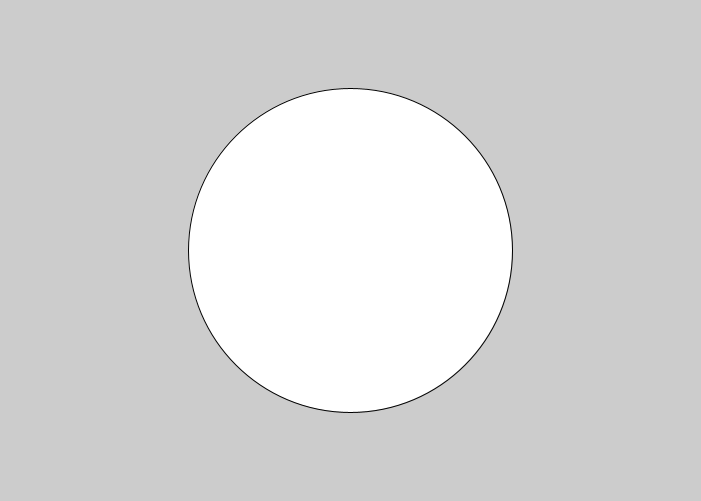
Frame 1 (no input)
Frame 60 (the mouse pressed at the canvas centre just before this capture): blank canvas, image omitted
Frame 120 (the mouse held since frame 60 and released just before this capture): blank canvas, image omitted

The Processing sketch that drew this single still picture (run headless with seeded random() and noise(); from frame 60 on, the mouse is pressed at the canvas centre):

// Processing sketch: class_test
// ── class_test.pde
// TODO comments clean!
// An example of using a class (complex user type)
//////////////////////////////////////////////////////
final float DefaultR=3.95;
final int   FR=5;

//Construction of the class object
//singiel TheSingiel=new singiel(0.55,DefaultR,0);//singiel(float iX,float iR,float iAlpha);
singiel TheSingiel=new singiel(random(1.0),DefaultR+random(0.5),0);

void setup()
{
  size(701,501);
  frameRate(FR);
  // Access to attributes - dot notation
  println("TS.x:",TheSingiel.x1,"TS.R:",TheSingiel.r
          //," TS.Alpha:",TheSingiel.alpha() //not important here
          );
}

void draw()
{ //Object of type 'singiel' used as parameter
  //background(200);
  view(TheSingiel, width/2,height/2,min(width/2,height/2));//view(singiel S,float v,float h,float rad)
  TheSingiel.next();// Method call - dot notation
}

//https://github.com/borkowsk/bookProcessingEN/

// ── adhoc.pde
/// @date 2024-12-10 (last modification)
class empty
{
}

// ── singiel.pde
/// Chaotic oscillator class.
/// An example of a class - user-defined type.
//-//////////////////////////////////////////////

class singiel 
{ // FIELDS / ATTRIBUTES:
  float  r;    //!< Control parameter.
  float al;    //!< Coupling parameter
  float x1,x2=0; //!< Current and previous states
  
  final float max_r=4.0;
  
  // Constructor(s):
  //-///////////////
  // each class has at least one method called as 
  // the class name, has no return type and is used 
  // to create a class object - the "instance".
  
  
  singiel(float iX,float iR,float iAlpha)    
  {
    float tmp; //TEST
    x1=x2=iX;r=iR;al=iAlpha;
  }
  
  // METHODS:
  //-////////
  
  float alpha() //!< R / O Access to the field 'al' 
  {             //!< under a different name. 
    String tmp; //TEST
    return al;  //!< The so-called accessory
  }
  
  
  void next()  //!<  Method to change state of object.
  {          
    x1=x2;
    x2=x1*r*(1-x1); //This is an iteration without a pair
  }
   
}; //Closing the class. In JAVA syntax may be ';' but it doesn't have to.


// viewer - procedure external to the class because 
// it can be in various variants, created as needed.
void view(singiel S,float v,float h,float rad)   
{
   ellipseMode(RADIUS); 
   ellipse(v,h,round(S.x1*rad),round(S.x2*rad));
}

// Pair iteration routine
// Declared outside the class for symmetry reasons
void next4couple(singiel F,singiel S) 
{
  // The interaction of the oscillators
  F.x2=F.x2*(1-F.al)+S.x2*F.al;
  S.x2=S.x2*(1-S.al)+F.x2*S.al;
  
  // Real state change
  F.next();
  S.next();
}

int tmp=0; //test!

// https://github.com/borkowsk/bookProcessingEN/
/// @date 2024-12-03 (revived)
